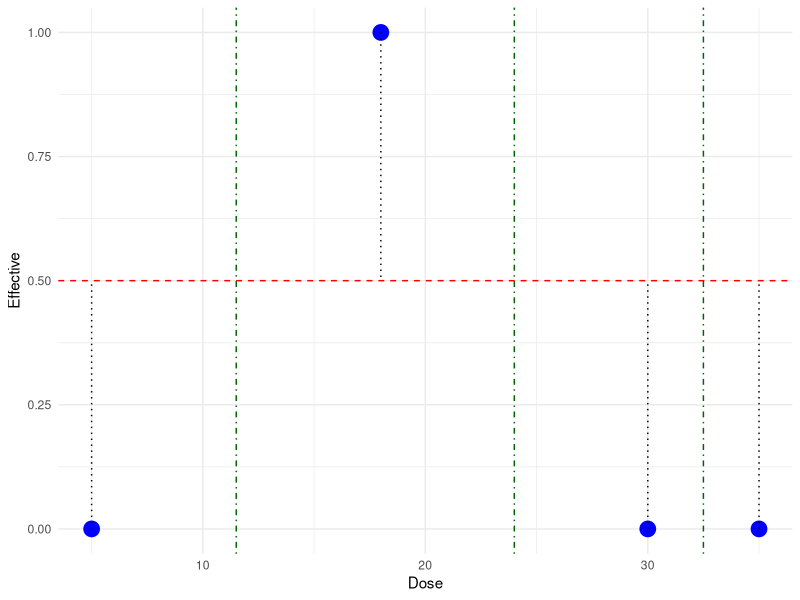
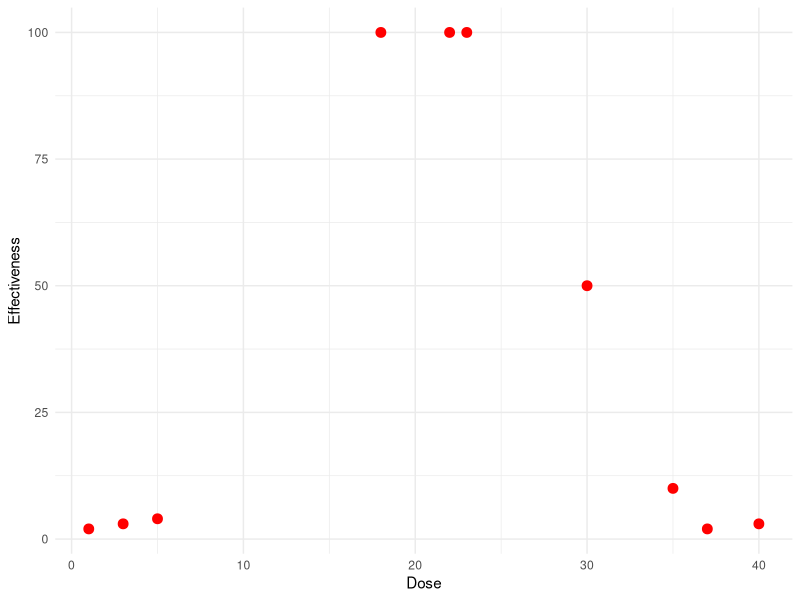
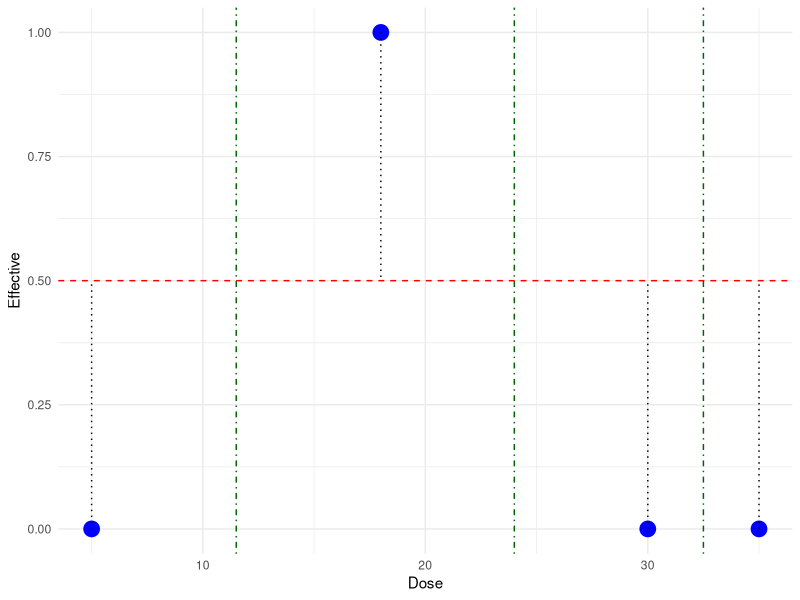

Reproduce these figures in R, in order.
library(ggplot2)
data<-data.frame(
Effectiveness= c(2,3,4,100,100,100,50,10,2,3),
Dose = c(1,3,5,18,22,23,30,35,37,40)
)

plot<-ggplot(data, aes(x = Dose, y = Effectiveness)) +
  geom_point(size = 3 , colour = "red")+
  theme_minimal() 
ggsave("drug_plot.pdf", plot = plot, width = 6, height = 4, dpi = 300)



data2 <- data.frame(
  Effectiveness = c(4, 100, 50, 10),
  Effective =c(0,1,0,0),
  Dose = c(5, 18, 30, 35)
)

# Initial prediction 
initial_prediction <- 0.5

# Add residual
data2$residual <- data2$Effective - initial_prediction

# Midpoints
split_points <- c(11.5, 24, 32.5)

# Plot with prediction line, residuals, and split lines
plot2 <- ggplot(data2, aes(x = Dose, y = Effective)) +
  geom_point(size = 5, colour = "blue") +
  geom_hline(yintercept = initial_prediction, linetype = "dashed", color = "red") +
  geom_segment(aes(xend = Dose, yend = initial_prediction), linetype = "dotted", color = "black") +
  geom_vline(xintercept = split_points, linetype = "dotdash", color = "darkgreen") +
  theme_minimal()

plot2


ggsave("drug_plot3.pdf", plot = plot2, width = 6, height = 4, dpi = 300)

